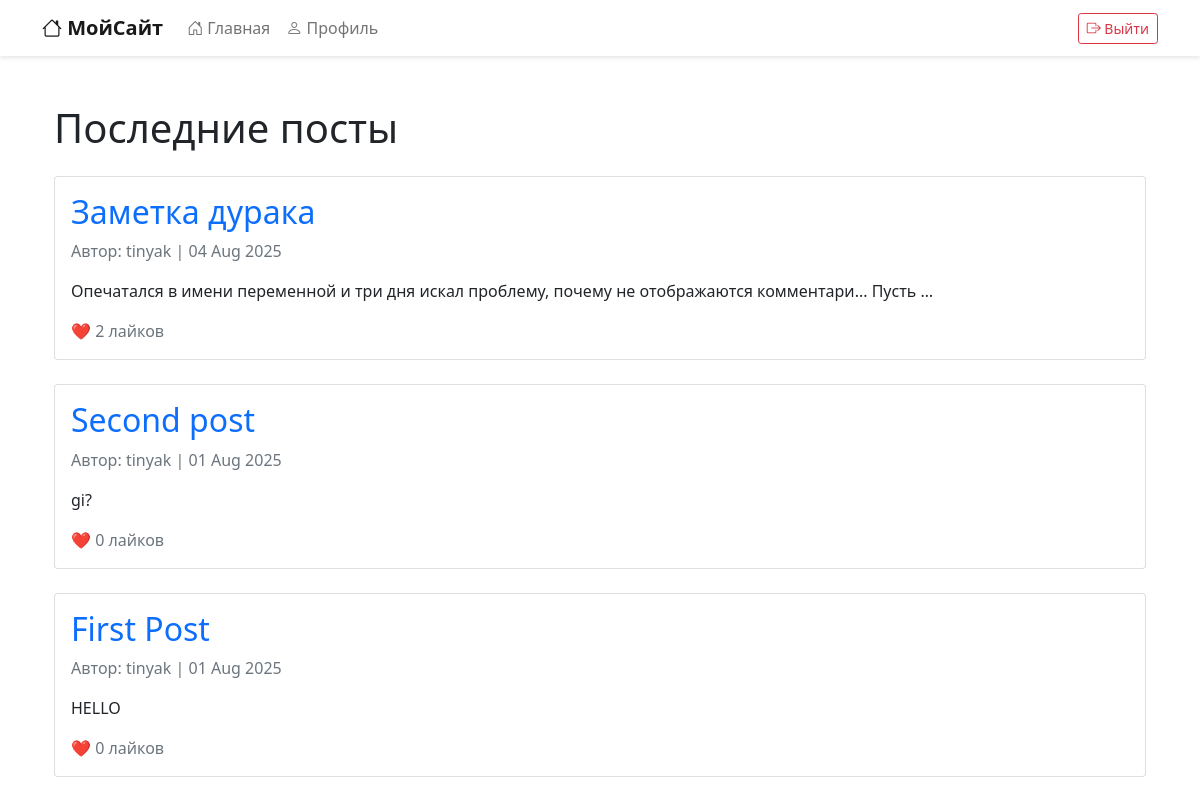
The app's page / (signed in) with its own data.
### posts/models.py (models this page shows)
class Post(models.Model):
    author = models.ForeignKey(User, on_delete=models.CASCADE)
    title = models.CharField(max_length=200)
    content = models.TextField()
    tags = models.ManyToManyField(Tag, blank=True)
    created_at = models.DateTimeField(auto_now_add=True)
    likes = models.ManyToManyField(User, related_name='liked_posts', blank=True)

### posts/views.py (the view)
# urls.py: 2. Add a URL to urlpatterns:  path('', views.home, name='home')
def home(request):
    posts = Post.objects.all().order_by('-created_at')
    paginator = Paginator(posts, 5)
    page_number = request.GET.get('page')
    page_obj = paginator.get_page(page_number)
    return render(request, 'home.html', {'page_obj':page_obj})

### posts/templates/home.html (shortened to what this page needs)
{% extends 'base.html' %}
{% load static %}
{% block content %}
<div class="container mt-5">
    <h1 class="mb-4">Последние посты</h1>
    {% for post in page_obj %}
    <div class="card mb-4">
        <div class="card-body">
            <h2 class="card-title">
                <a href="{% url 'post_detail' post.pk %}" class="text-decoration-none">
                    {{ post.title }}
                </a>
            </h2>
            <p class="text-muted">
                Автор: {{ post.author.username }} | {{ post.created_at|date:"d M Y" }}
            </p>
            <p class="card-text">
                {{ post.content|truncatechars:100 }}
            </p>
            <div class="mt-3">
                <span class="text-muted">
                    ❤️ {{ post.likes.count }} лайков
                </span>
            </div>
        </div>
    </div>
    {% empty %}
    <div class="alert alert-info">
        Пока нет ни одного поста.
    </div>
    {% endfor %}
</div>
{% endblock %}

### records on screen
Post: title "Заметка дурака", author.username "tinyak", created_at "04 Aug 2025", content "Опечатался в имени переменной и три дня искал проблему, почему не отображаются комментари... Пусть …", likes.count "2"
Post: title "Second post", author.username "tinyak", created_at "01 Aug 2025", content "gi?", likes.count "0"
Post: title "First Post", author.username "tinyak", created_at "01 Aug 2025", content "HELLO", likes.count "0"
